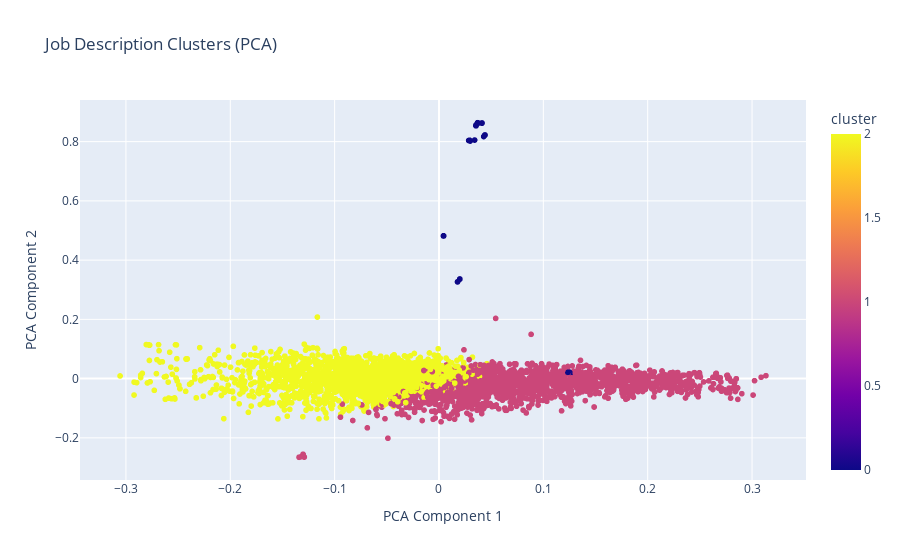

Write notebook code for a chart like this one.
### Markdown cell above
## Analyze and Visualize Clusters

### Code cell
# Visualize clusters using PCA
pca = PCA(n_components=2)
principal_components = pca.fit_transform(X.toarray())

# Create a DataFrame with the PCA results and cluster labels
pca_df = pd.DataFrame(principal_components, columns=['PCA1', 'PCA2'])
pca_df['cluster'] = df['cluster']

# Create an interactive Plotly scatter plot
fig = px.scatter(
    pca_df, 
    x='PCA1', 
    y='PCA2', 
    color='cluster', 
    title='Job Description Clusters (PCA)',
    labels={'PCA1': 'PCA Component 1', 'PCA2': 'PCA Component 2'}
)

fig.show()

# Print cluster centers (top terms per cluster)
order_centroids = kmeans.cluster_centers_.argsort()[:, ::-1]
terms = vectorizer.get_feature_names_out()

for i in range(num_clusters):
    print(f"Cluster {i} top terms:")
    for ind in order_centroids[i, :10]:  # Print top 10 terms per cluster
        print(f' {terms[ind]}')
    print()

### Figure 1 — Plotly figure (JSON) as saved in the notebook; plotly's stock layout.template omitted (floating-point values rounded to 4 significant figures; data arrays with more than 128 entries replaced by an {"elided": "..."} marker saying what was removed)
{"data": [{"hovertemplate": "PCA Component 1=%{x}<br>PCA Component 2=%{y}<br>cluster=%{marker.color}<extra></extra>", "legendgroup": "", "marker": {"color": {"elided": "3909 int values"}, "coloraxis": "coloraxis", "symbol": "circle"}, "mode": "markers", "name": "", "showlegend": false, "type": "scattergl", "x": {"elided": "3909 float values"}, "xaxis": "x", "y": {"elided": "3909 float values"}, "yaxis": "y"}], "layout": {"autosize": true, "coloraxis": {"colorbar": {"title": {"text": "cluster"}}, "colorscale": [[0, "#0d0887"], [0.1111, "#46039f"], [0.2222, "#7201a8"], [0.3333, "#9c179e"], [0.4444, "#bd3786"], [0.5556, "#d8576b"], [0.6667, "#ed7953"], [0.7778, "#fb9f3a"], [0.8889, "#fdca26"], [1, "#f0f921"]]}, "legend": {"tracegroupgap": 0}, "title": {"text": "Job Description Clusters (PCA)"}, "xaxis": {"anchor": "y", "autorange": true, "domain": [0, 1], "range": [-0.3451, 0.3528], "title": {"text": "PCA Component 1"}, "type": "linear"}, "yaxis": {"anchor": "x", "autorange": true, "domain": [0, 1], "range": [-0.3587, 0.957], "title": {"text": "PCA Component 2"}, "type": "linear"}}}
